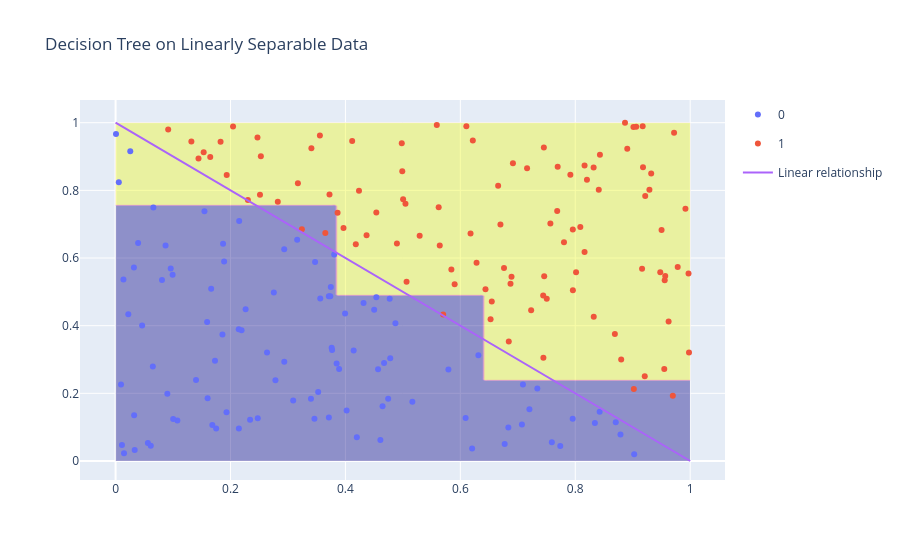

Notebook code for this chart:
### Markdown cell above
<a class="anchor" id="disadv"></a>
# 11. Disadvantages

- High variance (unstable) $\rightarrow$ small data changes $\rightarrow$ different trees
- Poor at:
    - Modeling smooth relationships
    - Extrapolation
    - Capturing linear relationships efficiently

- Often lower predictive accuracy than other models

<div style="display: flex; justify-content: center; gap: 20px;">
  <img src="pics/binary_tree_34.png" width="500"/>
  <img src="pics/binary_tree_35.png" width="500"/>
</div>

### Code cell
np.random.seed(1644)

n = 200
X = np.random.uniform(0, 1, (n, 2))

# linear boundary (diagonal)
y = (X[:,0] + X[:,1] > 1).astype(int)

df = pd.DataFrame({"x1": X[:,0], "x2": X[:,1], "y": y})
tree = DecisionTreeClassifier(max_depth=3, random_state=1645)
tree.fit(X, y)

grid_size = 200
x1_grid = np.linspace(0, 1, grid_size)
x2_grid = np.linspace(0, 1, grid_size)

xx, yy = np.meshgrid(x1_grid, x2_grid)
grid = np.c_[xx.ravel(), yy.ravel()]

Z = tree.predict(grid).reshape(xx.shape)

fig = go.Figure()

# decision regions 
fig.add_trace(go.Contour(x=x1_grid,y=x2_grid,z=Z,showscale=False,opacity=0.4,contours=dict(coloring="fill", showlines=False)))

# scatter points
scatter = px.scatter(df, x="x1", y="x2", color=df["y"].astype(str))

for trace in scatter.data:
    fig.add_trace(trace)

fig.add_scatter(x=x1_grid,y=1-x1_grid,name="Linear relationship")

fig.update_layout(title="Decision Tree on Linearly Separable Data")
fig.show()
